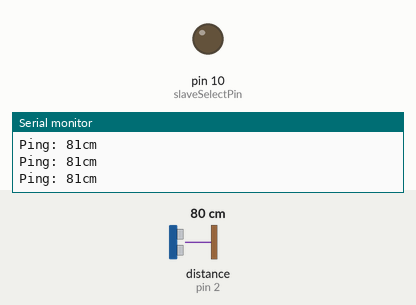
Recording of a sketch running on a simulated Arduino Uno, built with avr-gcc and run on an emulated ATmega328P. On the bench: output pins drawn as LEDs (lit = HIGH), the last lines printed to the serial monitor. Inputs (shaded band) come from the test bench; at power-on: distance to the obstacle (sensor on pin 2) 80 cm. The echo pulse lasts 58.3 µs per cm; pins used as bus, display or sensor lines are not drawn.

Above: at 1.2 s.
1.3 s: distance to the obstacle (sensor on pin 2) set to 54 cm
2.8 s: distance to the obstacle (sensor on pin 2) set to 48 cm
At 3.3 s:
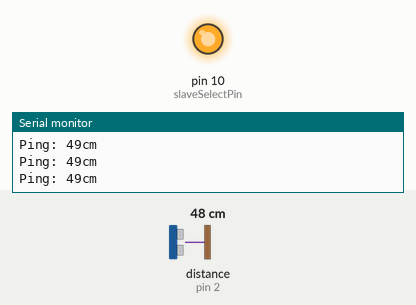
Timing chart, 0 to 5.8 s (numbered marks = the images above; inputs shaded):
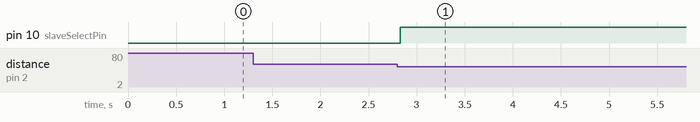

The sketch:

Theramin.ino
```cpp
#include <SPI.h>
#include <NewPing.h>

// set pin 10 as the slave select for the digital pot:
const int slaveSelectPin = 10;
// set pin 12 as the reset pin for the 555 timer
const int timerEnablePin = 12;

// Arduino pin tied to trigger pin on the ultrasonic sensor.
#define TRIGGER_PIN  3
// Arduino pin tied to echo pin on the ultrasonic sensor.
#define ECHO_PIN     2
// Maximum distance we want to ping for (in centimeters). Check device datasheet.
#define MAX_DISTANCE 4000

NewPing sonar(TRIGGER_PIN, ECHO_PIN, MAX_DISTANCE); // NewPing setup of pins and maximum distance.

int level = 0;
int distance = 0;

void setup()
{
	// set the slaveSelectPin as an output:
	pinMode (slaveSelectPin, OUTPUT);
	// set the 555 timer enable pin to output
	pinMode (timerEnablePin, OUTPUT);
	// disable the 555 timer
	digitalWrite(timerEnablePin, LOW);

	// initialize SPI:
	SPI.begin();

	// Open serial monitor at 115200 baud to see ping results.
	Serial.begin(115200);
}

void loop()
{
	// Send ping, get ping time in microseconds (uS).
	unsigned int uS = sonar.ping();
	// Convert ping time to distance
	distance = uS / US_ROUNDTRIP_CM;

	// Print distance to serial console
	Serial.print("Ping: ");
	Serial.print(uS / US_ROUNDTRIP_CM);
	Serial.println("cm");

	if (distance < 11)
	{
		// too close - disable the 555 timer
		digitalWrite(timerEnablePin, LOW);
	}
	else if (distance > 52)
	{
		// too far - disable the 555 timer
		digitalWrite(timerEnablePin, LOW);
	}
	else
	{
		// set potentiometer level to a value proportional to distance
		level = int ((distance - 10) * 3) + 1;
		digitalPotWrite(level);
		// enable the 555 timer
		digitalWrite(timerEnablePin, HIGH);
	}
	delay(100);
}


// SPI transation to set the value of the digital pot
int digitalPotWrite(int value)
{
  //take the SS pin low to select the chip:
  digitalWrite(slaveSelectPin, LOW);
  //send in the address and value via SPI:
  SPI.transfer(0);
  SPI.transfer(value);
  // take the SS pin high to de-select the chip:
  digitalWrite(slaveSelectPin, HIGH);
}
```

Measured:
- the behaviour switches between 52 and 51 cm on distance to the obstacle (sensor on pin 2) (found by bisection; images 0 and 1)
- after the input at 2.8 s, pin 10 (slaveSelectPin): LOW → HIGH at once
